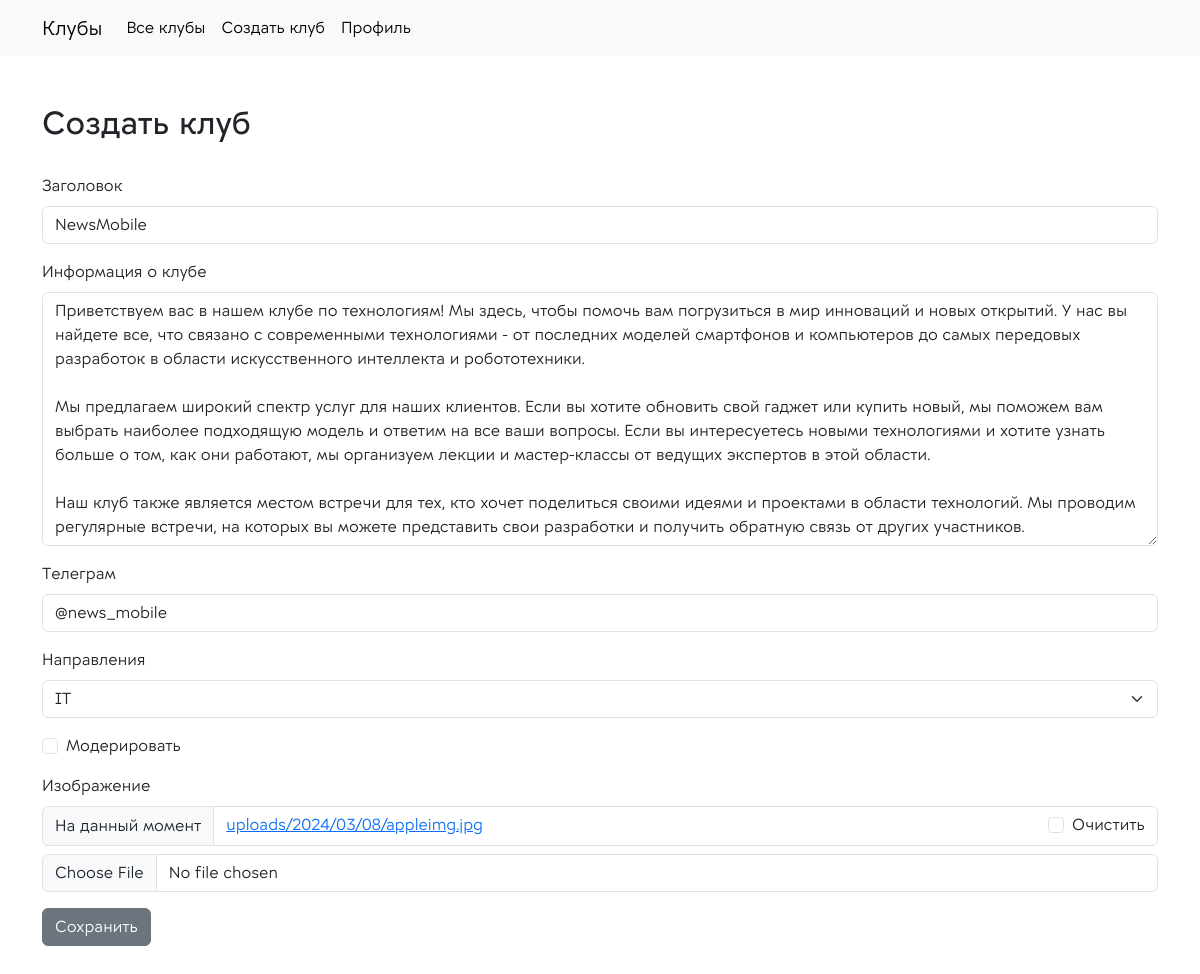
The app's page /newsmobile/edit-club/ (signed in), older data.
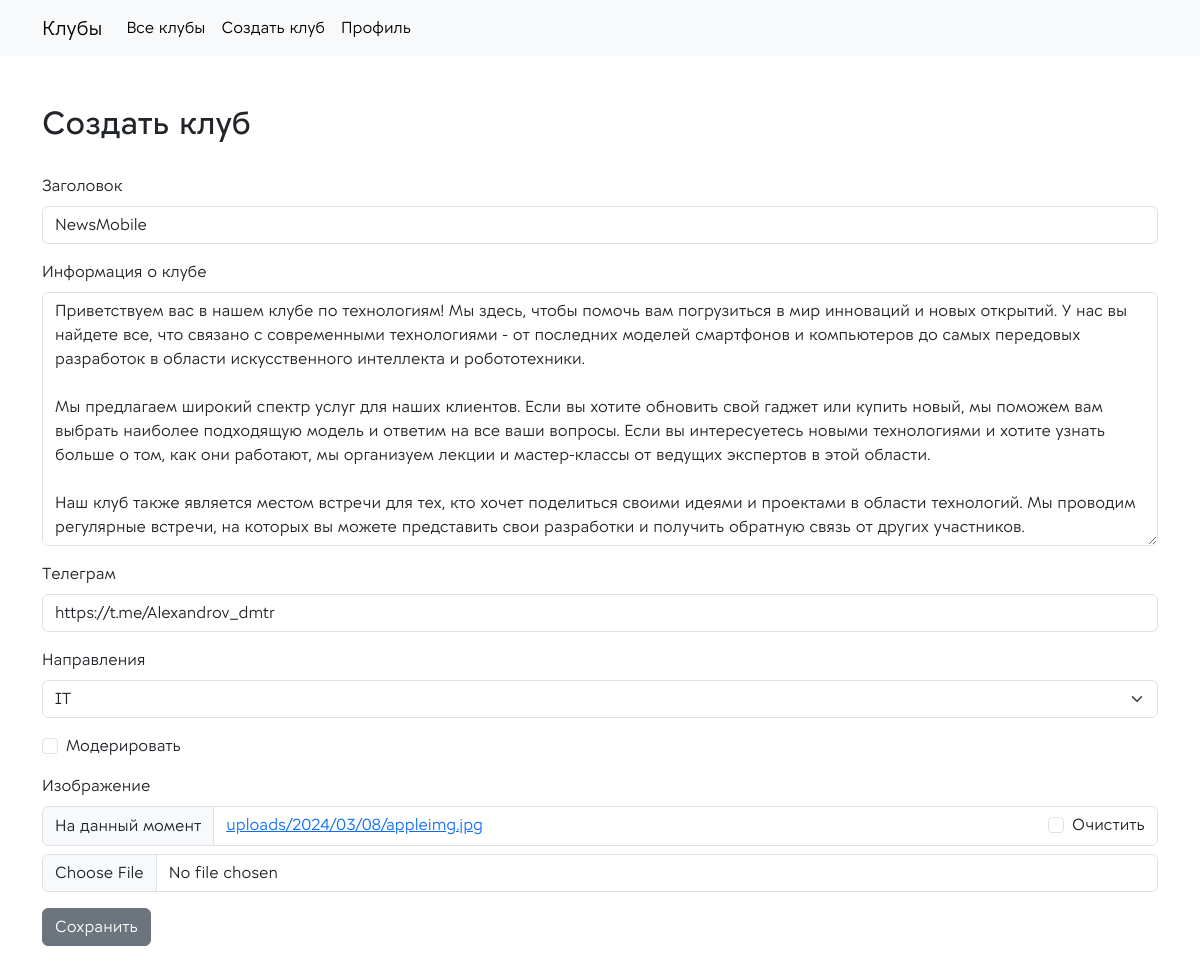
The same page, newer data.
### app_clubs/models.py (models this page shows, shortened)
class BaseModel(models.Model):
    format_choices = [
        ("Онлайн", "Онлайн"),
        ("Офлайн", "Офлайн"),
    ]
    title = models.CharField(max_length=128, verbose_name='Заголовок')
    slug = models.SlugField(max_length=128, db_index=True, null=False, blank=True, unique=True)
    club = models.ForeignKey("Club", on_delete=models.SET_NULL, null=True, blank=True)
    class Meta:
        abstract = True

class Club(BaseModel):
    club = None
    admins = models.ManyToManyField(get_user_model(), related_name='clubsadmins')
    not_approved = models.ManyToManyField(get_user_model(), related_name='notapproved', null=True, blank=True)
    description = models.TextField(blank=True, null=True, verbose_name='Информация о клубе')
    short_desc = CKEditor5Field(blank=True, null=True, verbose_name="Доп.информация о клубе", config_name='extends')
    moderate = models.BooleanField(default=False, verbose_name='Модерировать')
    image = models.FileField(upload_to='uploads/%Y/%m/%d/', default=None, null=True, blank=True,
                             verbose_name='Изображение')
    tg = models.CharField(max_length=256, null=True, blank=True, verbose_name='Телеграм')
    cat = models.CharField(max_length=64, choices=cats, verbose_name='Направления', null=True)
    class Meta:
        verbose_name_plural = 'Клубы'

### app_clubs/views.py (the view, shortened to what this page needs)
# urls.py: path('<slug:club_slug>/edit-club/', views.UpdateClubProfile.as_view(), name='edit_club_profile'),
class UpdateClubProfile(RequiredClubMember, UpdateView):
    model = Club
    form_class = ClubForm
    template_name = 'app_clubs/create_club.html'
    slug_url_kwarg = 'club_slug'
    for_admin = True

### app_clubs/forms.py
class ClubForm(ModelForm):
    class Meta:
        model = Club
        fields = ('title', 'description', 'tg', 'cat', 'moderate', 'image')

### app_clubs/context_processors.py (called while the page is built)
def context_navbar(request, navbar=navbar):
    if request.user.is_authenticated:
        navbar = navbar[0:-2]
        navbar.append({'selected': 'profile_user', 'name': 'Профиль', 'url': reverse_lazy('app_clubs:profile_user')})
    else:
        navbar = navbar[-2:]
    return {'logo': 'Клубы', 'main_page_url': reverse_lazy('app_clubs:home_page'), 'menu_navbar': navbar}

### app_clubs/templates/app_clubs/create_club.html (shortened to what this page needs)
{% extends 'app_clubs/base/base.html' %}
{% load crispy_forms_filters %}
{% load crispy_forms_tags %}
{% block content %}
    <br><br>
<div class="container">
    <h2>Создать клуб</h2><br>
    <form method="POST" enctype="multipart/form-data">
        {{ form|crispy }}
        <button type="submit" class="btn btn-secondary">Сохранить</button>
    </form>
</div>
    <br><br><br>
{% endblock %}

Row changes from the older to the newer data that the page shows:
changed Club "NewsMobile": tg "@news_mobile" → "https://t.me/Alexandrov_dmtr"
